Frame 1 (no input): blank canvas, image omitted
Frame 60 (the mouse pressed at the canvas centre just before this capture): blank canvas, image omitted
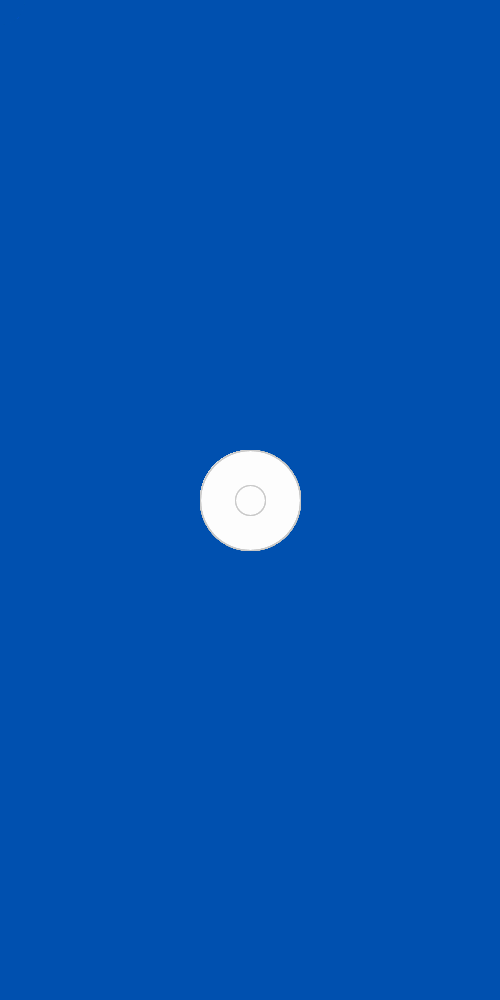
Frame 120 (the mouse held since frame 60 and released just before this capture)

The Processing sketch whose frames 1 and 60 were blank and that drew this single picture after the mouse press (run headless with seeded random() and noise(); from frame 60 on, the mouse is pressed at the canvas centre):

// Processing sketch: processing_31975
// ── processing_31975.pde

void setup() {
  size (500, 1000);
  background (0,80,175);
  println("a poet who didn't know it");
  println("would rather have you explore it");
}

void draw() {
  if (mousePressed) {
    ellipseMode(RADIUS);
    ellipse(mouseX, mouseY, 50,50);
    fill(255,50);
    stroke(200);
    ellipse(mouseX, mouseY, 15,15); 
    
  } else {
    smooth();
    noStroke();
    fill(0,80,175,50);
    ellipse(mouseX,mouseY, 50, 50);
    
  }

}
